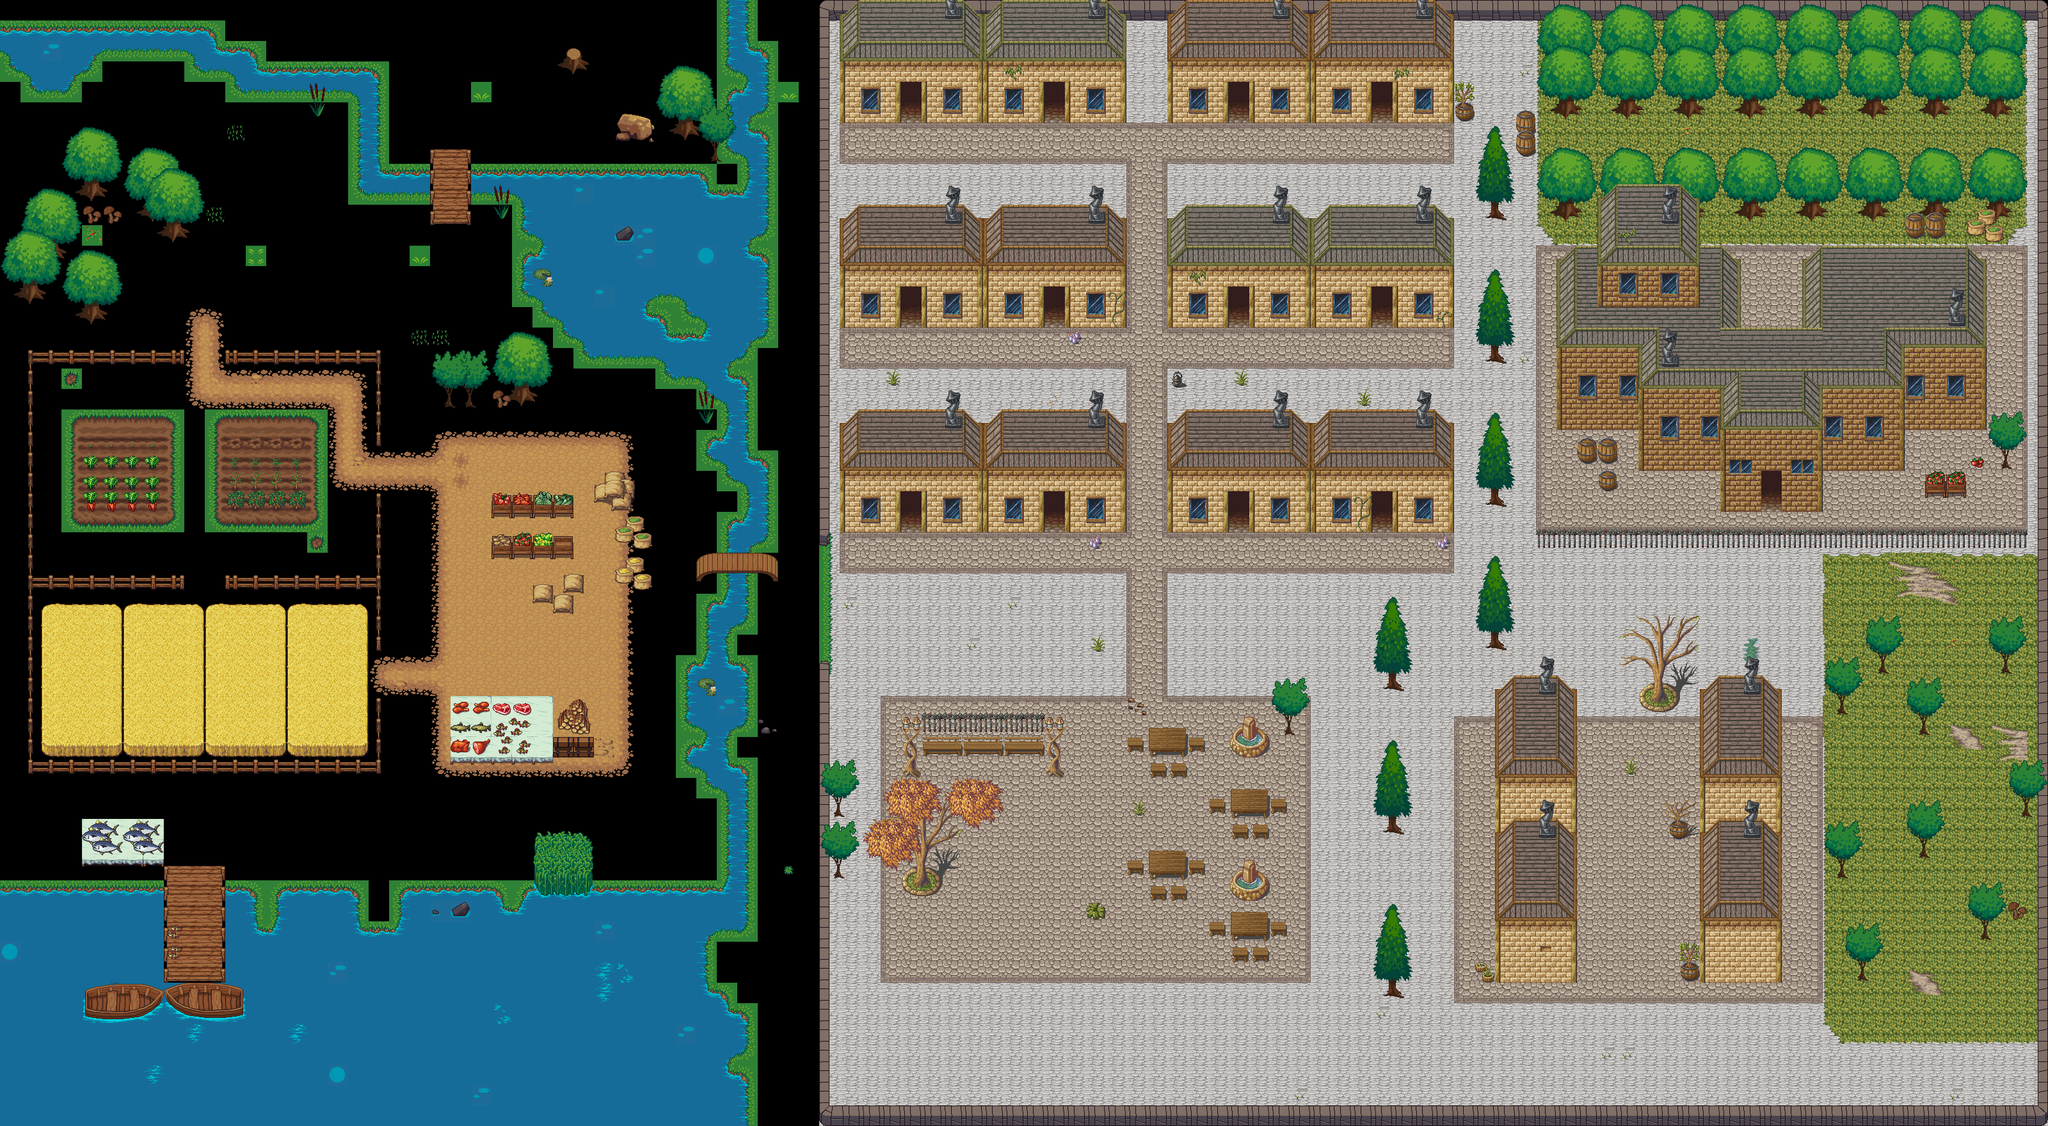

The image is a tile-based game level rendered from a .tmx file. Its description and source (layers, tilesets, objects; grid data summarised) follow:
An orthogonal 100x55 tile map with 32x32 px tiles, 4 tile layers (background, background_overlay, buildings, building_overlay), 1 hidden layer not drawn, 4 tilesets.

<map version="1.0" orientation="orthogonal" width="100" height="55" tilewidth="32" tileheight="32">
 <tileset firstgid="1" name="terrain_atlas" tilewidth="32" tileheight="32">
  <image source="../tilesets/lpc/terrain_atlas.png" width="1024" height="1024" />
 </tileset>
 <tileset firstgid="1025" name="fence" tilewidth="32" tileheight="32">
  <image source="../tilesets/daneeklu/fence.png" width="96" height="192" />
 </tileset>
 <tileset firstgid="1043" name="farming_fishing" tilewidth="32" tileheight="32">
  <image source="../tilesets/daneeklu/farming_fishing.png" width="640" height="640" />
 </tileset>
 <tileset firstgid="1443" name="magecity_0" tilewidth="32" tileheight="32">
  <image source="../tilesets/hyptosis/magecity_0.png" width="256" height="1450" />
 </tileset>
 <layer name="objects" width="100" height="55" visible="0">
  <data>[5500 cells, 420 non-empty, 403 distinct tile ids]</data>
 </layer>
 <layer name="background" width="100" height="55">
  <data>[5500 cells, 4625 non-empty, 138 distinct tile ids]</data>
 </layer>
 <layer name="background_overlay" width="100" height="55">
  <data>[5500 cells, 749 non-empty, 198 distinct tile ids]</data>
 </layer>
 <layer name="buildings" width="100" height="55">
  <data>[5500 cells, 1035 non-empty, 80 distinct tile ids]</data>
 </layer>
 <layer name="building_overlay" width="100" height="55">
  <data>[5500 cells, 305 non-empty, 59 distinct tile ids]</data>
 </layer>
</map>
